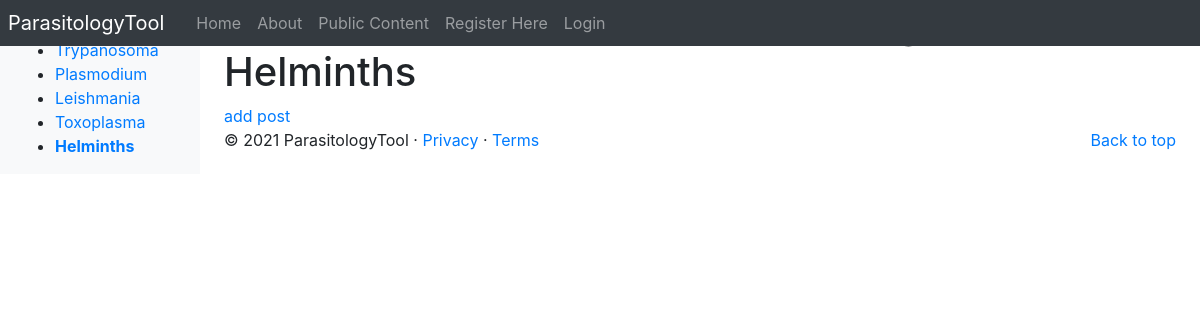
Before: /parasitologyTool/clinical_portal/8/ with the older database file.
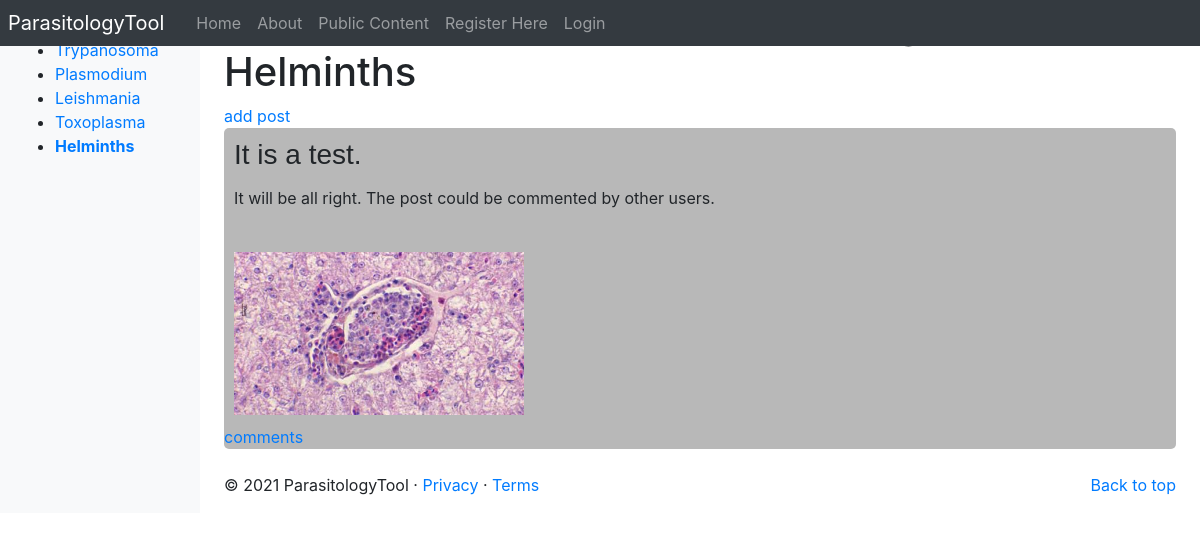
After: the same page with the newer database file.
### parasitologyTool/models.py (models this page shows, shortened)
class Parasite(models.Model):
	NAME_MAX_LENGTH = 128
	name = models.CharField(max_length=NAME_MAX_LENGTH, unique=True)
	views = models.IntegerField(default=0)
	picture = models.ImageField(upload_to='parasite_pic')
	intro = models.CharField(max_length=3000)

class Post(models.Model):
	title = models.CharField(max_length=100)
	content = models.TextField()
	parasite = models.ForeignKey(Parasite, on_delete=models.CASCADE, default=None)
	image = models.ImageField(upload_to='clinical_pictures', default=None)

### parasitologyTool/views.py (the view)
# urls.py: path('clinical_portal/<int:parasite_id>/', views.clinical_parasite_page, name = 'clinical_parasite_page'),
def clinical_parasite_page(request, parasite_id):
    context_dict = {}
    try:
        parasite = Parasite.objects.get(id=parasite_id)
        posts = reversed(parasite.post_set.all())
    except Parasite.DoesNotExist:
        return not_found(request)
    context_dict['parasite'] = parasite
    context_dict['posts'] = posts
    return render(request, 'parasitologyTool/clinical_parasite_page.html', context=context_dict)

### parasitologyTool/templatetags/parasitologyTool_template_tags.py (called while the page is built)
@register.inclusion_tag('parasitologyTool/parasite_list.html')
def get_parasite_list(current_category=None):
	return {'parasites': Parasite.objects.all(),
	        'current_category':current_category}

### templates/parasitologyTool/clinical_parasite_page.html (shortened to what this page needs)
{% extends 'parasitologyTool/base.html' %}
{% load static %}
{% block body_block %}
	<link rel="stylesheet" href="{% static 'css/posts.css' %}">
	<h1>Welcome to the Clinical Parasite Page for {{ parasite.name }}</h1>
	<div>
		<a href="{% url 'parasitologyTool:add_post' parasite.id %}">add post</a>
	</div>
	<div>
		{% for post in posts %}
			<div id="post">
				<h3>{{ post.title }}</h3>
				<p>{{ post.content|linebreaks|urlize }}</p>
				{% if post.image %}
					<a href="{{ MEDIA_URL }}{{ post.image }}"><img src="{{ MEDIA_URL }}{{ post.image }}" width="300px"></a>
				{% endif %}
				<br>
				<a href="{% url 'parasitologyTool:clinical_post_page' parasite.id post.id %}">comments</a>
			</div>
		{% endfor %}
	</div>
{% endblock %}

### templates/parasitologyTool/parasite_list.html
{% if parasites %}
    <ul>
    {% for p in parasites %}
        {% if p == current_category %}
            <li><strong><a href="{% url 'parasitologyTool:goto' %}?parasite_id={{ p.id }}">{{ p.name }}</a></strong></li>
        {% else %}
            <li><a href="{% url 'parasitologyTool:goto' %}?parasite_id={{ p.id }}">{{ p.name }}</a></li>
        {% endif %}
    {% endfor %}
    </ul>
{% else %}
    <strong>No parasites</strong>
{% endif %}

Changed rows visible on the page:
added Post: title "It is a test.", content "It will be all right. The post could be commented by other users.", image (picture)
